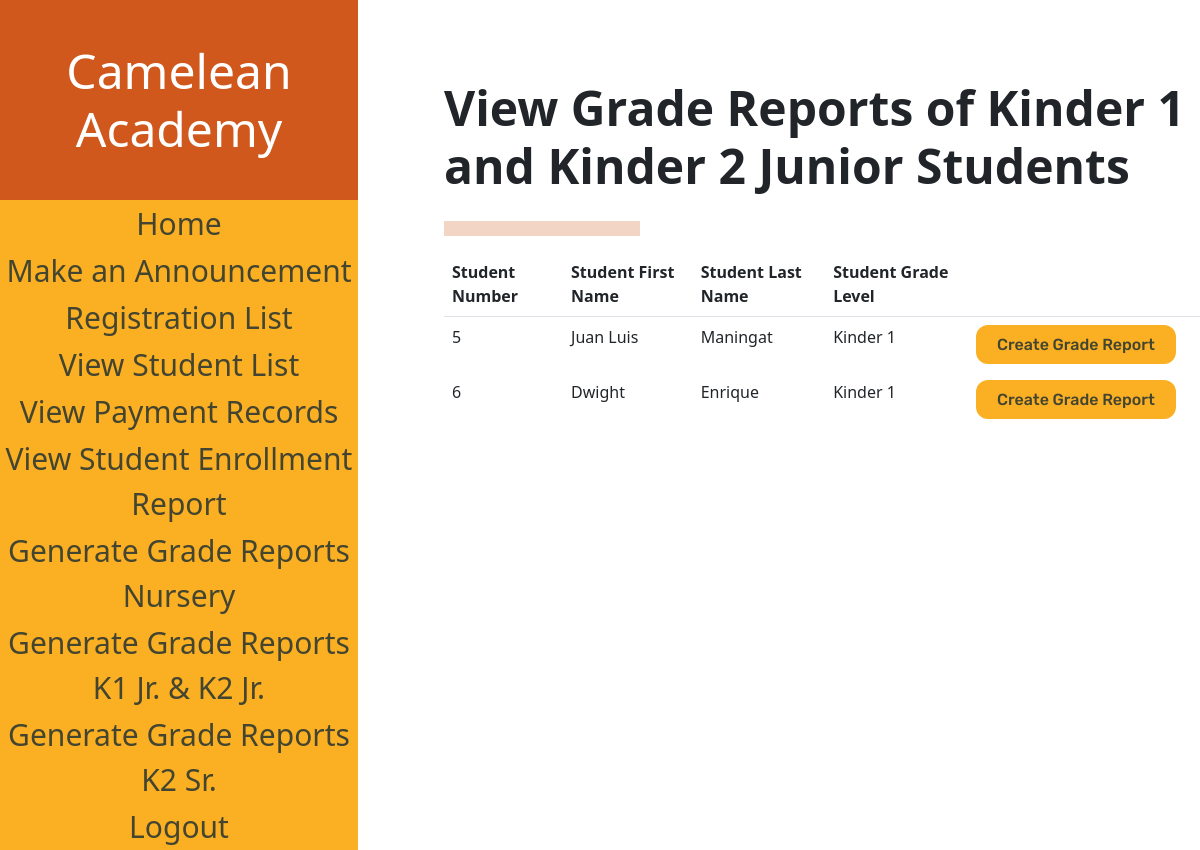
The app's page /GradeReportListKinder1Kinder2Junior (signed in), older data.
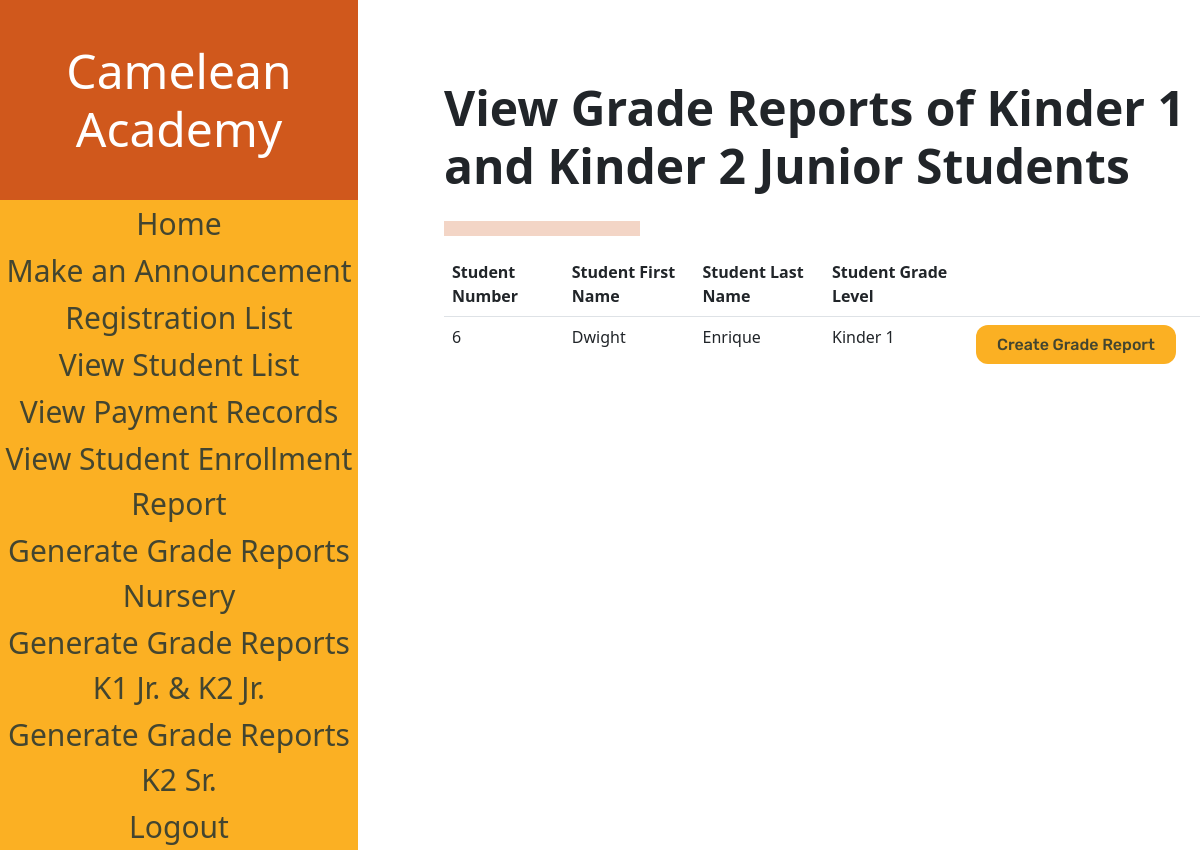
The same page, newer data.
### sis_app/models.py (models this page shows)
class Account(models.Model):
    username = models.CharField(max_length=128)
    password = models.CharField(max_length=128)#passwords should be stored hashed
    class Meta:
        abstract=True # Don't use this line if you want Contact to have its own table

class Student(Account):
    student_firstname = models.CharField(max_length=128, default=None)#
    student_lastname = models.CharField(max_length=128, default=None)#
    student_middlename = models.CharField(max_length=128, default=None)
    student_nickname = models.CharField(max_length=128, default=None)
    student_birthday = models.DateField(default=datetime.date.today())
    grade_levels = [
        ('Nursery','Nursery'),
        ('Kinder 1','Kinder 1'),
        ('Kinder 2 Junior', 'Kinder 2 Junior'),
        ('Kinder 2 Senior', 'Kinder 2 Senior'),
    ]
    student_grade_level = models.CharField(max_length=128, choices=grade_levels, default='Nursery')#
    status =[
    ('Not Enrolled','Not Enrolled'),
    ('Enrolled', 'Enrolled'),
    ]#
    sy = [tuple([x,x]) for x in range(2022,2035)]
    enrollment_status = models.CharField(max_length=20, choices=status,default='Not Enrolled')#
    student_schoolyear_start=models.IntegerField(choices=sy, default=None)#
    student_address = models.CharField(max_length=300, default=None)
    student_religion = models.CharField(max_length=128, default=None, blank=True)
    student_nationality = models.CharField(max_length=128, default=None)
    student_hobbies = models.TextField(max_length=500, default=None)
    student_likes = models.TextField(max_length=500, default=None)
    student_dislikes = models.TextField(max_length=500, default=None)
    student_shm = models.TextField(max_length=500, default=None)
    student_allergies = models.TextField(max_length=500, default=None)
    student_sd = models.TextField(max_length=500, default=None)
    student_oconsiderations = models.TextField(max_length=500, default=None, blank=True)
    student_guardianemail = models.EmailField(max_length = 254, default=None)
    student_f_firstname = models.CharField(max_length=128, default=None)
    student_f_lastname = models.CharField(max_length=128, default=None)
    student_f_middlename = models.CharField(max_length=128, default=None)
    student_f_telno = models.CharField(max_length=128, default=None)
    student_f_address = models.CharField(max_length=300, default=None)
    student_f_occupation = models.CharField(max_length=128, default=None)
    student_f_employer = models.CharField(max_length=128, default=None, blank=True)
    student_f_oaddress = models.CharField(max_length=300, default=None, blank=True)
    student_f_otelno = models.CharField(max_length=128, default=None, blank=True)
    student_f_natureofbusiness = models.CharField(max_length=128, default=None, blank=True)
    student_m_firstname = models.CharField(max_length=128, default=None)
    student_m_lastname = models.CharField(max_length=128, default=None)
    student_m_middlename = models.CharField(max_length=128, default=None)
    student_m_telno = models.CharField(max_length=128, default=None)
    student_m_address = models.CharField(max_length=300, default=None)
    student_m_occupation = models.CharField(max_length=128, default=None)
    student_m_employer = models.CharField(max_length=128, default=None, blank=True)
    student_m_oaddress = models.CharField(max_length=300, default=None, blank=True)
    student_m_otelno = models.CharField(max_length=128, default=None, blank=True)
    student_m_natureofbusiness = models.CharField(max_length=128, default=None, blank=True)
    student_sibling_name = models.CharField(max_length=300, default=None, blank=True)
    student_sibling_gender = models.CharField(max_length=128, default=None, blank=True)
    student_sibling_age = models.IntegerField(default=None, blank=True)
    student_sibling_school=models.CharField(max_length=300, default=None, blank=True)
    student_medexp = models.BooleanField(default = False)
    student_rules = models.BooleanField(default = False)
    student_accuracy = models.BooleanField(default = False)
    student_signedname = models.CharField(max_length=300, default=None)
    student_signdate = models.DateField(default=datetime.date.today())
    enrollment_plan_choices =[
    ('Annually','Annually'),
    ('Bi-Annually', 'Bi-Annually'),
    ('Quarterly', 'Quarterly'),
    ]
    student_enrollment_plan = models.CharField(max_length=20, choices=enrollment_plan_choices,default='Annually')

### sis_app/views.py (the view)
# urls.py: path('GradeReportListKinder1Kinder2Junior',views.GradeReportList_Kinder1Kinder2Junior, name="grade_report_k1k2jr"),
@login_required(login_url='sis_app:log_in')
def GradeReportList_Kinder1Kinder2Junior(request):
    if request.user.is_superuser:
        students = Student.objects.filter(student_grade_level__in = ['Kinder 1', 'Kinder 2 Junior'])
        student = {'studentList' : students}
        return render(request,"sis_app/GradeReportK1K2JR_List.html", student)
    else:
        return redirect('sis_app:home')

### sis_app/templates/sis_app/GradeReportK1K2JR_List.html (shortened to what the changed rows need)
<!DOCTYPE html>
<html>
{% load static %}
<head>
    <link href="https://cdn.jsdelivr.net/npm/bootstrap@5.1.3/dist/css/bootstrap.min.css" rel="stylesheet">
    <link rel="stylesheet" href="{% static "styles\GReportList.css" %}" type="text/css">
</head>
<body>
    <div class="navbar">
        <div class="navbar-table-container">
            <table class = "navbarTable">
                <thead class= "border-bottom font-weight-bold">
                    <h1 class = "navbarHeader">
                        Camelean Academy
                    </h1>
                </thead>
            </table>
        </div>
    </div>
    <div class = "elements">
        <h2 class="pageHeading">View Grade Reports of Kinder 1 and Kinder 2 Junior Students</h2>
            <div class="table-container">
                <table class = "table table-borderless">
                    <thead class= "border-bottom font-weight-bold">
                        <tr>
                            <th>Student Number</th>
                            <th>Student First Name</th>
                            <th>Student Last Name</th>
                            <th>Student Grade Level</th>
                            <th></th>
                            <th></th>
                        </tr>
                    </thead>
                    <tbody>
                        {% for student in studentList %}
                        <tr>
                            <td data-heading="Student ID">{{student.pk}}</td>
                            <td data-heading="First Name">{{student.student_firstname}}</td>
                            <td data-heading="Last Name">{{student.student_lastname}}</td>
                            <td data-heading="Last Name">{{student.student_grade_level}}</td>
                            <td data-heading="Create Grade Report"><a class="buttonDesignNegative-elements" href="{% url 'sis_app:grade_report_form_k1k2jr' student.id %}">Create Grade Report</a>
                            </td>
                        </tr>
                        {% endfor %}
                    </tbody>
                </table>
            </div>
    </div>
</body>
</html>

Row changes from the older to the newer data that the page shows:
no longer on this page (row edited): Student: pk "5", student_firstname "Juan Luis", student_lastname "Maningat", student_grade_level "Kinder 1"
